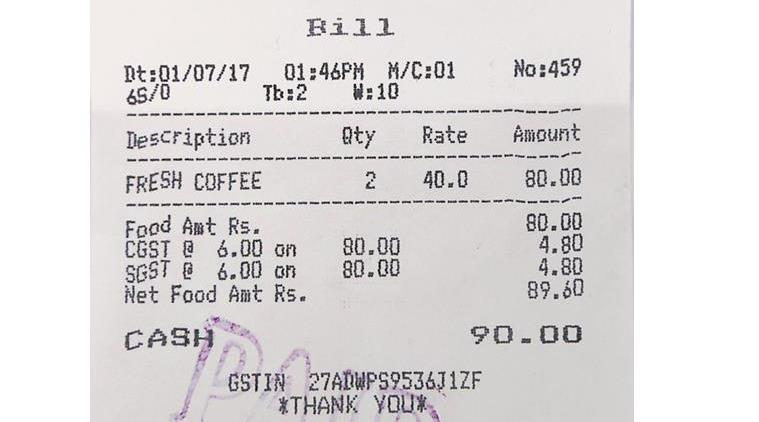
#> input picture bill_image/bill_1.png, 759 x 422 px; its folder holds only this picture in this run
$ python image_cleaning.py
#> lines starting #> are read from the running program, lines starting #| are printed output that depends on the picture; after the words box and inside, x2 and y2 are one past the last pixel; in counts of white or black regions, pixels touching at a corner belong together
import cv2
import os
import numpy as np


input_folder = "bill_image"
output_folder = "image_cleaning_one_folder"


def image_cleaning(input_folder, output_folder):
#> called with input_folder = 'bill_image', output_folder = 'image_cleaning_one_folder'
    valid_extansion = (".jpg", ".jpeg", ".png")
    converted_count = 0
    for filename in os.listdir(input_folder):
        if filename.lower().endswith(valid_extansion):
            input_path = os.path.join(input_folder,filename)
            output_path = os.path.join(output_folder,filename)
            try:
                color_image = cv2.imread(input_path)
#> color_image is the input picture: shape (422, 759, 3); mean B, G, R 220.2, 220.2, 222.8
                #converting it into grayscale/black&white image
                gray_image = cv2.cvtColor(color_image,cv2.COLOR_BGR2GRAY) # type: ignore
                #removing the noice from the image
                blur_image = cv2.GaussianBlur(gray_image,(5,5),0)
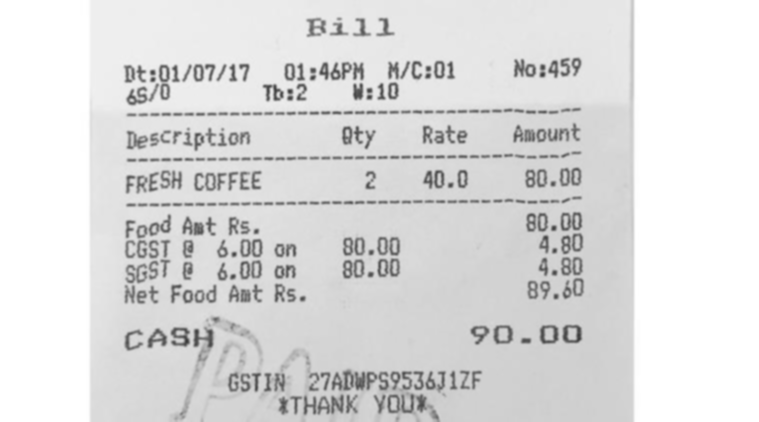
#> blur_image: shape (422, 759); min 59, max 255, mean 220.9
                #otsu's binarization of image
                ret, binary_image = cv2.threshold(blur_image, 0, 255, cv2.THRESH_BINARY | cv2.THRESH_OTSU)
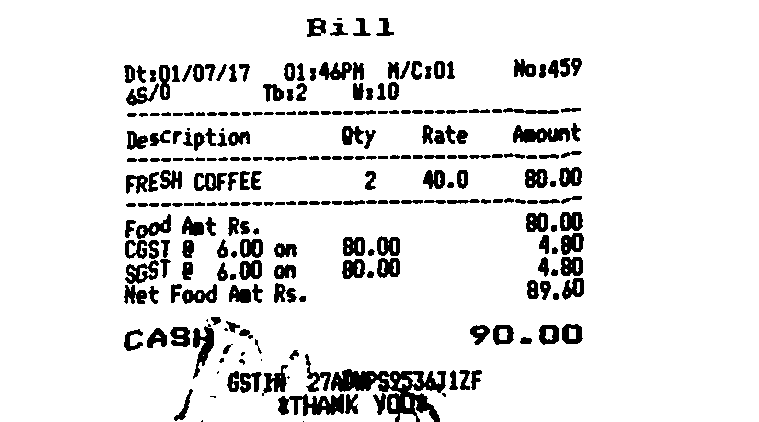
#> binary_image: shape (422, 759); 89.9% white; 260 black regions (14 under 20 px), largest, box (x1, y1, x2, y2) and area: (331, 369, 446, 422) 2557, (278, 394, 344, 416) 874, (513, 125, 570, 143) 652
#> ret = 185
                cv2.imwrite(output_path,binary_image)
                # cv2.imwrite(output_path,blur_image)
                converted_count += 1
                print(f"image converted = {converted_count} as {filename}")
            except Exception as err:
                print(f"Failed to convert {filename}, {err}")

def clean_single_image_bytes(image_bytes, output_path):
    """
    Cleans a single image from its bytes and saves the processed image.
    Args:
        image_bytes: Bytes of the input image.
        output_path: Path where the cleaned image will be saved.
    Returns:
        True if successful, False otherwise.
    """
    try:
        nparr = np.frombuffer(image_bytes, np.uint8)
        color_image = cv2.imdecode(nparr, cv2.IMREAD_COLOR)

        if color_image is None:
            print(f"Error: Could not decode image from bytes.")
            return False

        gray_image = cv2.cvtColor(color_image, cv2.COLOR_BGR2GRAY)
        blur_image = cv2.GaussianBlur(gray_image, (5, 5), 0)
        ret, binary_image = cv2.threshold(blur_image, 0, 255, cv2.THRESH_BINARY | cv2.THRESH_OTSU)
        cv2.imwrite(output_path, binary_image)
        return True
    except Exception as err:
        print(f"Failed to clean image from bytes: {err}")
        return False

if __name__ == "__main__":
    image_cleaning(input_folder,output_folder)

$ run again, on bill_image/bill_3.png
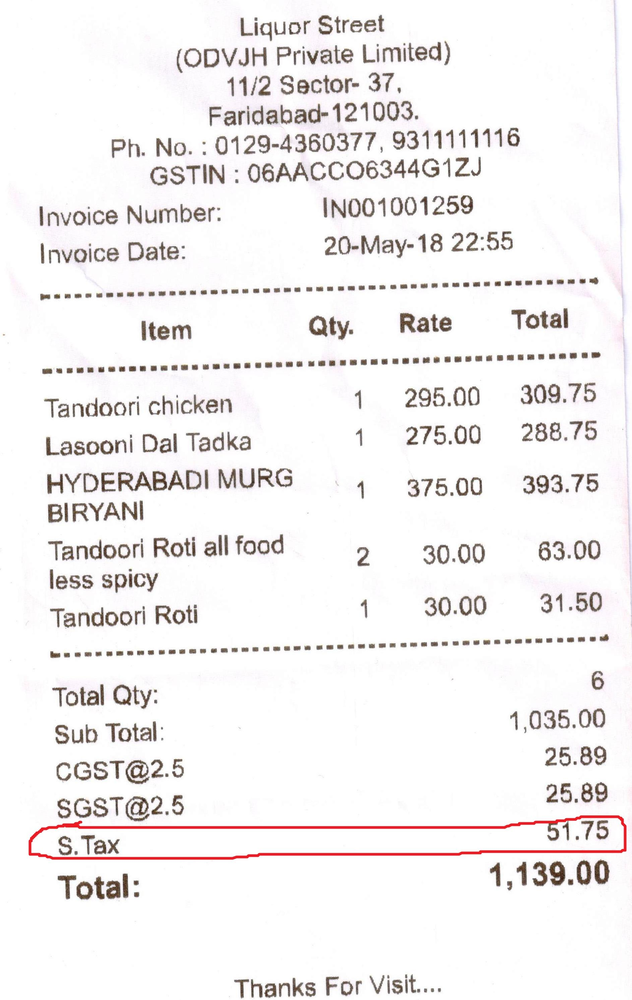
#> input picture bill_image/bill_3.png, 632 x 1000 px, shrunk from 1886 x 2982 before the run
#> in image_cleaning, color_image is the input picture: shape (1000, 632, 3); mean B, G, R 240.6, 240.6, 243.2
#> in image_cleaning, `blur_image = cv2.GaussianBlur(gray_image,(5,5),0)`:
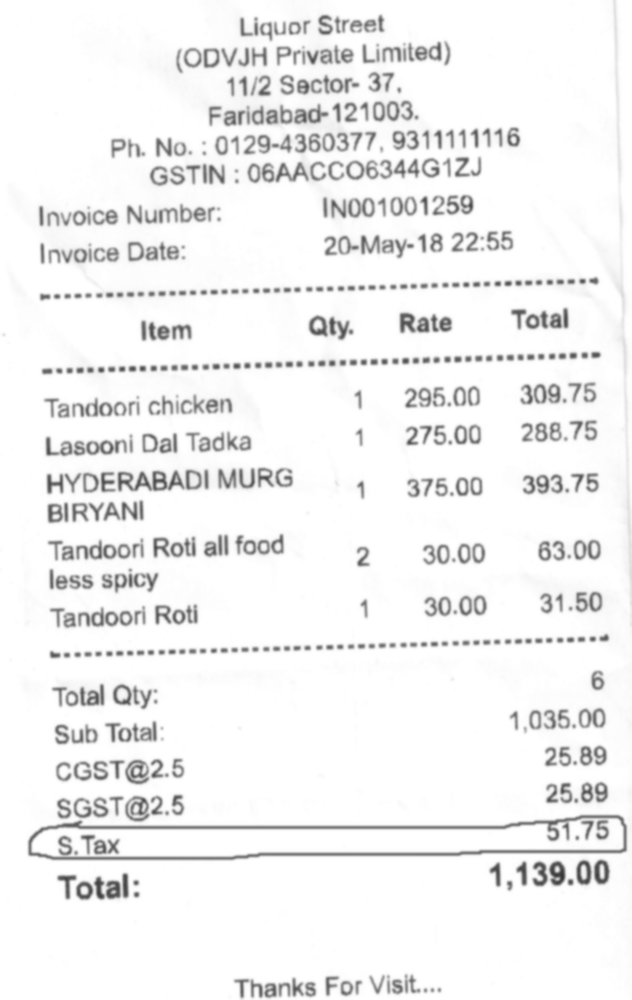
#> blur_image: shape (1000, 632); min 53, max 255, mean 241.4
#> in image_cleaning, `ret, binary_image = cv2.threshold(blur_image, 0, 255, cv2.THRESH_BINAR..`:
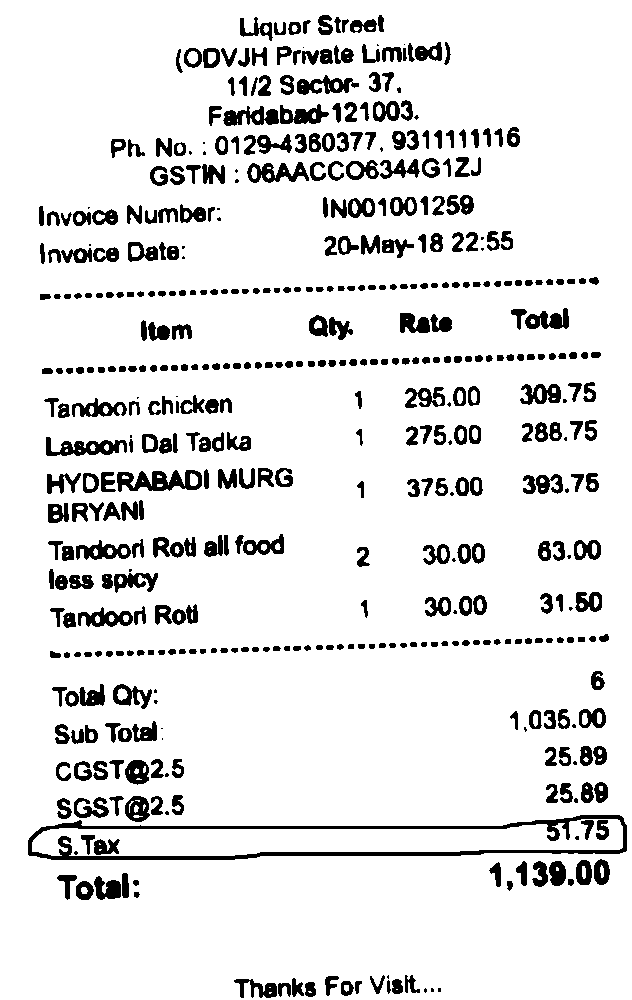
#> binary_image: shape (1000, 632); 89.7% white; 498 black regions (49 under 20 px), largest, box (x1, y1, x2, y2) and area: (28, 815, 627, 860) 4887, (117, 470, 202, 492) 1091, (46, 437, 127, 456) 804
#> ret = 202

$ run again, on bill_image/bill_5.png
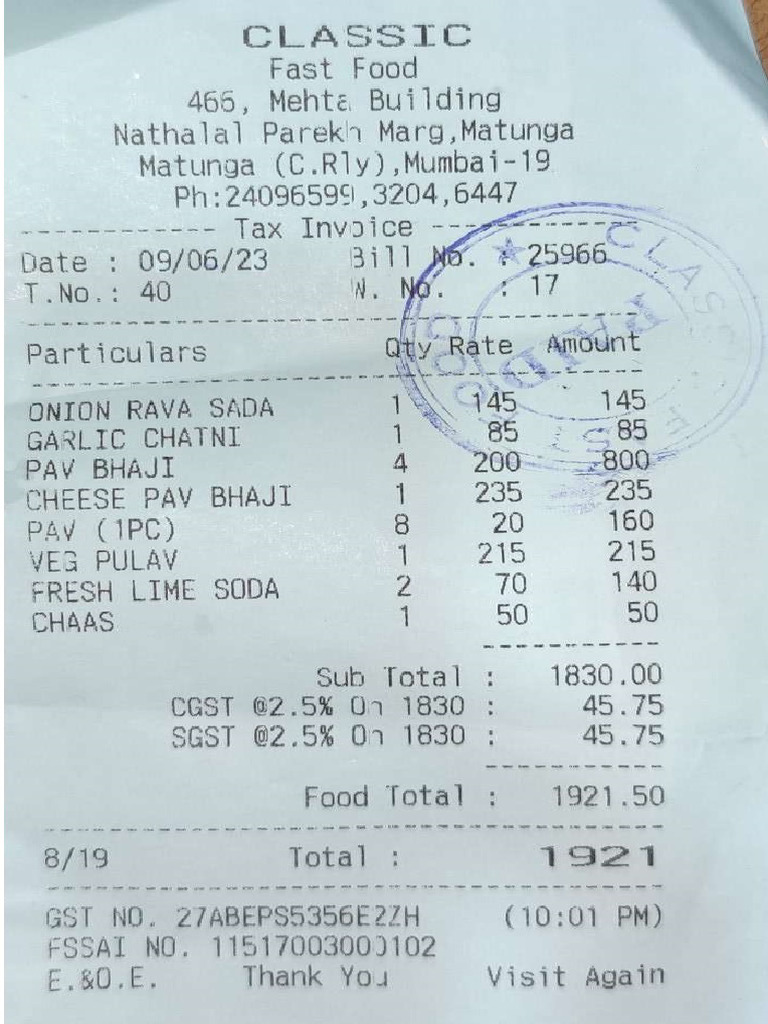
#> input picture bill_image/bill_5.png, 768 x 1024 px
#> in image_cleaning, color_image is the input picture: shape (1024, 768, 3); mean B, G, R 211.4, 207.7, 193.5
#> in image_cleaning, `blur_image = cv2.GaussianBlur(gray_image,(5,5),0)`:
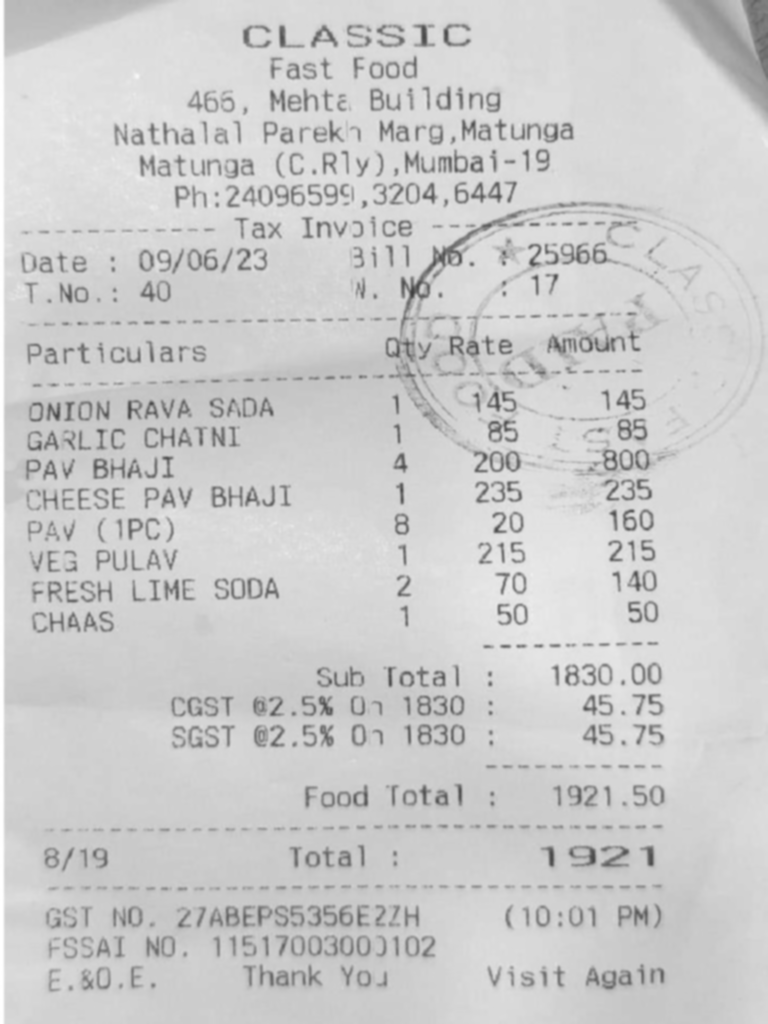
#> blur_image: shape (1024, 768); min 62, max 255, mean 203.9
#> in image_cleaning, `ret, binary_image = cv2.threshold(blur_image, 0, 255, cv2.THRESH_BINAR..`:
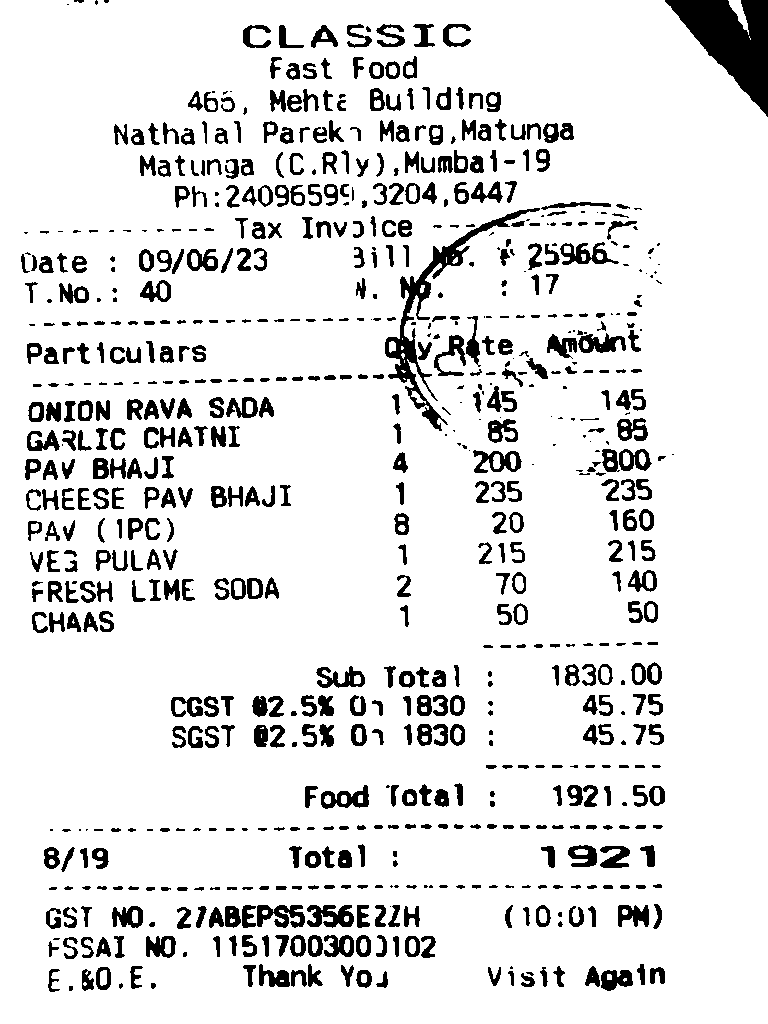
#> binary_image: shape (1024, 768); 89% white; 752 black regions (141 under 20 px), largest, box (x1, y1, x2, y2) and area: (665, 0, 768, 117) 5919, (385, 208, 540, 431) 3561, (307, 905, 354, 928) 699
#> ret = 180
